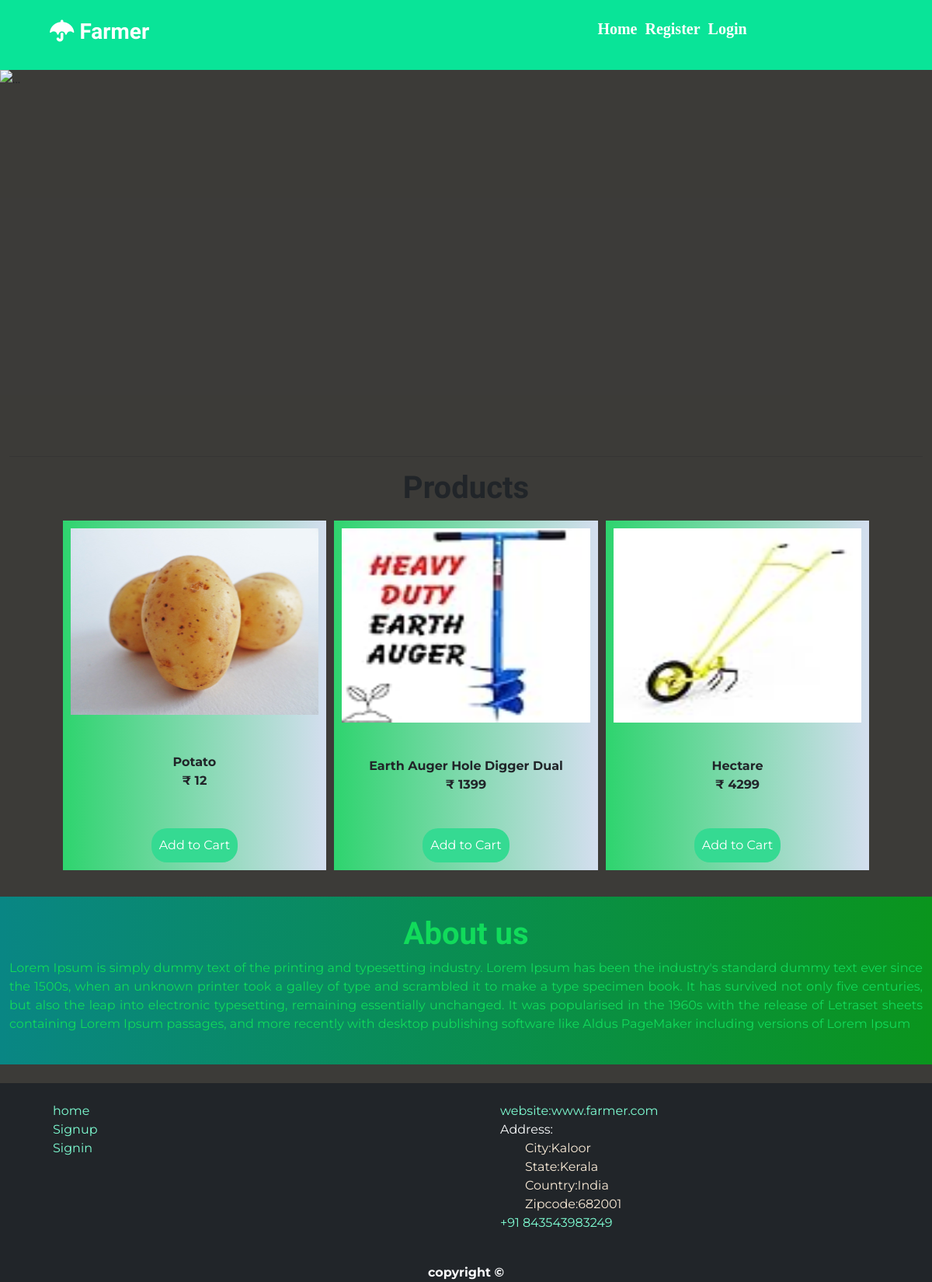
The page / on the database its author committed.
### farmer/models.py (models this page shows, shortened)
class Shopproduct(models.Model):
    pname=models.CharField(max_length=100)
    cat=models.CharField(max_length=100)
    brand=models.CharField(max_length=100)
    price=models.CharField(max_length=100)
    qty=models.CharField(max_length=100)
    image = models.ImageField(upload_to="products/")
    image2= models.ImageField(upload_to="products/")
    image3 = models.ImageField(upload_to="products/")
    image4 = models.ImageField(upload_to="products/")
    stock = models.PositiveIntegerField()
    description = models.TextField()
    shop = models.ForeignKey(shop, on_delete=models.CASCADE)

### farmer/views.py (the view)
# urls.py: path('', views.index),
def index(request):
    products = Shopproduct.objects.all()
    return render(request,'index.html',{'products':products})

### template/index.html (shortened to what this page needs)
{% extends 'base.html' %}
{% load static %}
{% block content %}
<div id="carouselExampleSlidesOnly" class="carousel slide" data-bs-ride="carousel">
    <div class="carousel-inner">
      <div class="carousel-item active">
        <img src="{% static 'images/potato2.jpg' %}" class="d-block imgs" alt="..." />
      </div>
    </div>
  </div>
<div class="container-fluid">
  <br>
  <hr/>
<div class="container-fluid">
<h1 class="text-center">Products</h1>
  <div class="warper">
    {% for  product in products %}
    <div class="items">
      <img src="{{ product.image.url }}" />
      <div class="p">
      <strong>{{product.pname}}</strong>
      <strong>&#8377; {{product.price}}</strong>
      </div>
      <a href="/shoplogin">Add to Cart</a>
    </div>
    {% endfor %}
</div>
</div>
</div>
<br>
<div class="row justify-content-center" id="about">
    <div class="col-lg-12 p-4 about">
        <h1 id="ab" class="text-center"> About us</h1>
        <p style="text-align: justify; text-justify: inter-word;" >
          Lorem Ipsum is simply dummy text of the printing and typesetting industry. Lorem Ipsum has been the industry's standard dummy text ever since the 1500s, when an unknown printer took a galley of type and scrambled it to make a type specimen book. It has survived not only five centuries, but also the leap into electronic typesetting, remaining essentially unchanged. It was popularised in the 1960s with the release of Letraset sheets containing Lorem Ipsum passages, and more recently with desktop publishing software like Aldus PageMaker including versions of Lorem Ipsum
        </p>
    </div>
</div>
{% endblock %}

### style/css/newfarmer.css (style rules this page uses)
* { margin:0px; box-sizing: border-box; }
body { background-color:rgb(93, 89, 85); font-family: "Montserrat", serif; }
.about { background-color: transparent; background-repeat: no-repeat; background-size: cover; background-position: center; }
h1,h2,h3,h4,h5,h6 { font-family: "Josefin Sans", serif; font-weight:bold; }
.imgs { width:100%; height:457px; }

### template/index.html (style rules this page uses)
.warper { width:100%; padding:10px; display: flex; flex-wrap: wrap; gap:10px; justify-content: center; }
.items { width:30%; display:flex; flex-direction: column; gap:10px; justify-content: center; align-items: center; padding:10px; height: 450px; background: linear-gradient(to right, #2ed46e, #d4deef); }
.items img { width:100%; height:250px; }
.items a { padding:10px; border-radius: 20px; background-color: rgb(53, 218, 146); text-decoration: none; text-align: center; color:white; }
.items .p { width:100%; display:flex; justify-content: center; flex-direction: column; align-items: center; padding:20px; height:186px; }

### rows shown on the page
Shopproduct: image (picture), pname "Potato", price "12"
Shopproduct: image (picture), pname "Earth Auger Hole Digger Dual", price "1399"
Shopproduct: image (picture), pname "Hectare", price "4299"
